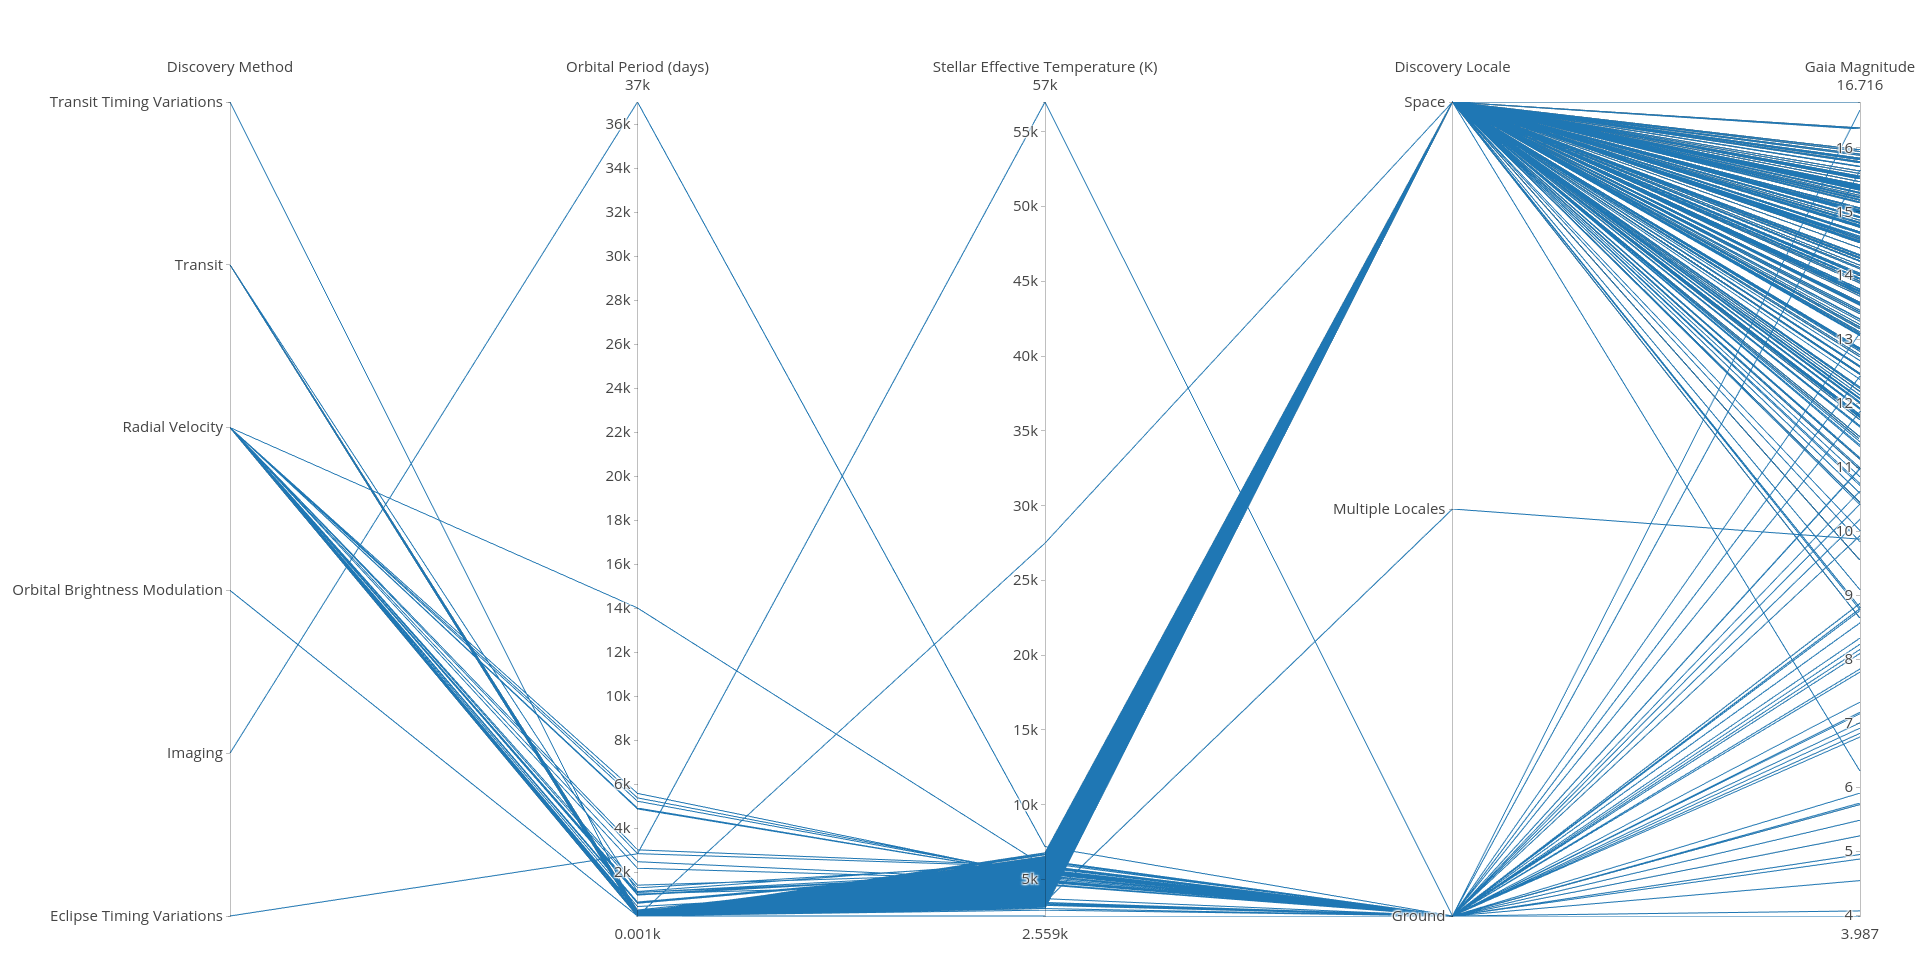

This figure's R source:

# Paths:
path_data = "data/"
path_lib = "renv/library/R-4.1/x86_64-pc-linux-gnu/"

# Packages:
require(dplyr, lib = path_lib)
require(readr, lib = path_lib)
require(plotly, lib = path_lib)

# Dataset:
df = readr::read_csv(paste0(path_data, "nasa_exoplanets.csv")) %>%
         as.data.frame()
attr(df, "spec") = NULL
df_varnames = readr::read_csv(paste0(path_data, "nasa_exoplanets_var_names.csv")) %>%
                  as.data.frame()
attr(df_varnames, "spec") = NULL

# Variables:
my_vars = c("discoverymethod", "pl_orbper", "st_teff", "disc_locale", "sy_gaiamag")
my_vars_names = c()
for(i in 1:length(my_vars)){
    my_vars_names = c(my_vars_names,
                      df_varnames$var_name[which(df_varnames$var == my_vars[i])])
}

# Adapt the data:
df_plot = df %>%
              dplyr::filter(pl_letter == "d")
df_plot = df_plot[, my_vars]
df_plot = df_plot %>% 
              tidyr::drop_na()

# Plot:
vars_plots = list()
for(i in 1:length(my_vars)){
    var = my_vars[i]
    if(!(class(df_plot[, var]) %in% c("numeric", "float"))){
        # Categorical variables:
        vals_unique = sort(unique(df_plot[, var]))
        df_var = data.frame(
            level_val = vals_unique,
            level_num = 1:length(vals_unique),
            stringsAsFactors = FALSE
        )
        vars_plots[[i]] = list(
            tickvals = df_var$level_num,
            ticktext = vals_unique,
            label = my_vars_names[i],
            values = (df_plot %>%
                         dplyr::left_join(df_var,
                                          by = structure(names = var,
                                                         .Data = "level_val")))$level_num
        )
    } else{
        # Numerical variables:
        var_vals = df_plot[, var]
        vars_plots[[i]] = list(
            range = c(min(var_vals), max(var_vals)),
            label = my_vars_names[i],
            values = var_vals
        )
    }
    vars_plots
}


p = plot_ly(
    dimensions = vars_plots,
    type = "parcoords"
) %>%
    layout(
        font = list(
            size = 18
        ),
        margin = list(
            l = 230,
            r = 60,
            t = 10,
            b = 50
        )
    )

p
